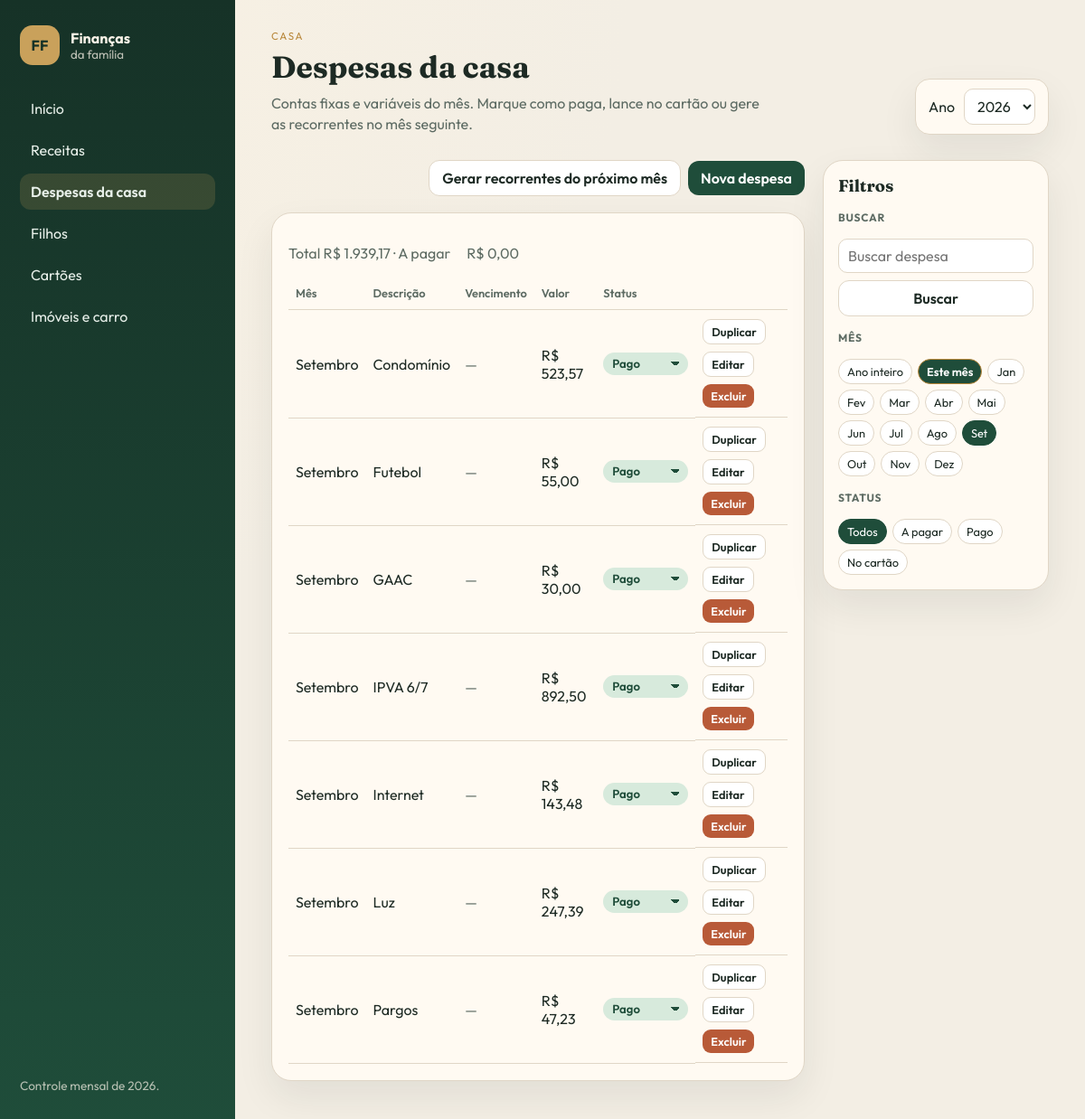
Page /despesas-basicas/?mes=9&ano=2026 on the committed database.
### despesas_basicas/models.py (models this page shows, shortened)
class DespesaBasica(models.Model):
    ano = models.PositiveIntegerField(default=ANO_PADRAO)
    mes = models.PositiveSmallIntegerField(choices=MESES)
    descricao = models.CharField(max_length=120)
    valor = models.DecimalField(max_digits=12, decimal_places=2)
    status = models.CharField(
        max_length=20,
        choices=STATUS_CHOICES,
        default=STATUS_ABERTO,
    )
    dia_vencimento = models.PositiveSmallIntegerField(
        null=True,
        blank=True,
        verbose_name='Dia de vencimento',
        help_text='Dia do mês em que vence (1 a 31).',
    )
    recorrente = models.BooleanField(
        default=False,
        verbose_name='Lançamento recorrente',
        help_text='Permite gerar automaticamente no mês seguinte.',
    )
    item_fatura = models.ForeignKey(
        'cartoes.ItemFatura',
        null=True,
        blank=True,
        on_delete=models.SET_NULL,
        related_name='despesas_basicas',
    )
    class Meta:
        ordering = ['ano', 'mes', 'descricao']
        verbose_name = 'Despesa básica'
        verbose_name_plural = 'Despesas básicas'
    @property
    def data_vencimento(self):
        return data_do_dia(self.ano, self.mes, self.dia_vencimento)

### despesas_basicas/views.py (the view)
# urls.py: path('', views.DespesaBasicaListView.as_view(), name='lista'),
class DespesaBasicaListView(MesPadraoMixin, ListView):
    model = DespesaBasica
    template_name = 'despesas_basicas/lista.html'
    context_object_name = 'despesas'
    def get_queryset(self):
        qs = DespesaBasica.objects.filter(ano=ano_request(self.request)).select_related(
            'item_fatura__fatura__cartao'
        )
        return aplicar_busca_status(qs, self.request, ('descricao',))
    def get_context_data(self, **kwargs):
        context = super().get_context_data(**kwargs)
        qs = context['despesas']
        context['ano'] = ano_request(self.request)
        context['total'] = qs.aggregate(s=Sum('valor'))['s'] or 0
        context['a_pagar'] = qs.filter(status=STATUS_ABERTO).aggregate(s=Sum('valor'))['s'] or 0
        return context

### inicio/context_processors.py (called while the page is built)
def _anos_disponiveis(ano_selecionado):
    try:
        anos = list(Ano.objects.filter(ativo=True).values_list('numero', flat=True))
    except (OperationalError, ProgrammingError):
        anos = []
    if not anos:
        anos = list(range(ANO_PADRAO - 1, ANO_PADRAO + 3))
    if ano_selecionado not in anos:
        anos = sorted(anos + [ano_selecionado])
    return anos

def financeiro(request):
    try:
        ano = int(request.GET.get('ano', ANO_PADRAO))
    except (TypeError, ValueError):
        ano = ANO_PADRAO
    try:
        cartoes = list(Cartao.objects.values('id', 'nome'))
    except (OperationalError, ProgrammingError):
        cartoes = []
    hoje = date.today()
    return {
        'ano_selecionado': ano,
        'meses_nav': MESES,
        'anos_disponiveis': _anos_disponiveis(ano),
        'status_choices': STATUS_CHOICES,
        'status_pagamento': STATUS_PAGAMENTO,
        'status_receita': STATUS_RECEITA_CHOICES,
        'cartoes_json': cartoes,
        'hoje': hoje,
        'mes_atual': hoje.month,
        'ano_atual': hoje.year,
    }

### inicio/filtros.py (called while the page is built)
def ano_request(request):
    origem = request.GET if request.method == 'GET' else request.GET or request.POST
    try:
        return int(origem.get('ano', ANO_PADRAO))
    except (TypeError, ValueError):
        return ANO_PADRAO

def mes_request(request):
    valor = request.GET.get('mes') or request.POST.get('mes')
    if not valor or valor == MES_TODOS:
        return None
    try:
        mes = int(valor)
    except (TypeError, ValueError):
        return None
    return mes if 1 <= mes <= 12 else None

def redirect_mes_padrao(request):
    if request.method != 'GET' or 'mes' in request.GET:
        return None
    params = request.GET.copy()
    params['mes'] = str(date.today().month)
    if 'ano' not in params:
        params['ano'] = str(ano_request(request))
    return redirect(f'{request.path}?{params.urlencode()}')

def aplicar_busca_status(qs, request, search_fields):
    mes = mes_request(request)
    if mes:
        qs = qs.filter(mes=mes)
    status = request.GET.get('status')
    if status:
        qs = qs.filter(status=status)
    termo = (request.GET.get('q') or '').strip()
    if termo and search_fields:
        condicao = Q()
        for campo in search_fields:
            condicao |= Q(**{f'{campo}__icontains': termo})
        qs = qs.filter(condicao)
    return qs

### inicio/vencimento.py (called while the page is built, shortened)
def data_do_dia(ano, mes, dia):
    if not ano or not mes or not dia:
        return None

### templates/despesas_basicas/lista.html (shortened to what this page needs)
{% extends "base.html" %}
{% load financeiro %}
{% block kicker %}Casa{% endblock %}
{% block heading %}Despesas da casa{% endblock %}
{% block intro %}
    <p class="intro-pagina">Contas fixas e variáveis do mês. Marque como paga, lance no cartão ou gere as recorrentes no mês seguinte.</p>
{% endblock %}
{% block classe_corpo %}com-filtros{% endblock %}
{% block filtros %}
{% include "includes/barra_filtros.html" with busca_placeholder="Buscar despesa" status_opcoes=status_choices %}
{% endblock %}
{% block content %}
{% url 'despesas_basicas:nova' as nova_url %}
{% url 'despesas_basicas:gerar' as gerar_url %}
{% include "includes/acoes_lista.html" with nova_url=nova_url nova_label="Nova despesa" gerar_url=gerar_url %}
<div class="card">
    <p class="totais">Total {{ total|brl }} · A pagar <span data-a-pagar data-a-pagar-valor="{{ a_pagar }}">{{ a_pagar|brl }}</span></p>
    <div class="tabela-wrap">
        <table>
            <thead>
                <tr>
                    <th>Mês</th>
                    <th>Descrição</th>
                    <th>Vencimento</th>
                    <th>Valor</th>
                    <th>Status</th>
                    <th></th>
                </tr>
            </thead>
            <tbody>
                {% for despesa in despesas %}
                    <tr>
                        <td>{{ despesa.get_mes_display }}</td>
                        <td>
                            {{ despesa.descricao }}
                        </td>
                        <td>{% include "includes/badge_vencimento.html" with objeto=despesa %}</td>
                        <td>{{ despesa.valor|brl }}</td>
                        <td>
                            {% url 'despesas_basicas:status' despesa.pk as status_url %}
                            {% include "includes/seletor_status.html" with objeto=despesa url=status_url permite_cartao=True opcoes=status_choices valor=despesa.valor %}
                        </td>
                        <td class="acoes">
                            <button type="button" class="botao-secundario botao-pequeno" data-duplicar="{% url 'despesas_basicas:duplicar' despesa.pk %}">Duplicar</button>
                            <a class="botao-secundario botao-pequeno" href="{% url 'despesas_basicas:editar' despesa.pk %}?{{ request.GET.urlencode }}">Editar</a>
                            <a class="botao-perigo botao-pequeno" href="{% url 'despesas_basicas:excluir' despesa.pk %}?{{ request.GET.urlencode }}">Excluir</a>
                        </td>
                    </tr>
                {% empty %}
                    <tr>
                        <td colspan="6">
                            {% include "includes/empty_state.html" with mensagem="Nenhuma despesa da casa neste recorte." url=nova_url rotulo="Cadastrar despesa" %}
                        </td>
                    </tr>
                {% endfor %}
            </tbody>
        </table>
    </div>
</div>
{% endblock %}

### templates/base.html (shortened to what this page needs)
<!DOCTYPE html>
<html lang="pt-br">
<head>
    {% load static %}
    <link rel="stylesheet" href="{% static 'css/app.css' %}">
</head>
<body>
    <div class="layout">
        <aside class="sidebar">
            <div class="brand">
                <span class="brand-mark">FF</span>
                <div>
                    <strong>Finanças</strong>
                    <small>da família</small>
                </div>
            </div>
            <nav class="menu">
                <a href="{% url 'inicio:dashboard' %}?ano={{ ano_selecionado }}" class="{% if request.resolver_match.url_name == 'dashboard' or request.resolver_match.url_name == 'contas_a_pagar' %}ativo{% endif %}">Início</a>
                <a href="{% url 'inicio:receitas' %}?ano={{ ano_selecionado }}" class="{% if 'receita' in request.resolver_match.url_name %}ativo{% endif %}">Receitas</a>
                <a href="{% url 'despesas_basicas:lista' %}?ano={{ ano_selecionado }}" class="{% if request.resolver_match.app_name == 'despesas_basicas' %}ativo{% endif %}">Despesas da casa</a>
                <a href="{% url 'filhos:lista' %}?ano={{ ano_selecionado }}" class="{% if request.resolver_match.app_name == 'filhos' %}ativo{% endif %}">Filhos</a>
                <a href="{% url 'cartoes:lista' %}?ano={{ ano_selecionado }}" class="{% if request.resolver_match.app_name == 'cartoes' %}ativo{% endif %}">Cartões</a>
                <a href="{% url 'imoveis_transporte:lista' %}?ano={{ ano_selecionado }}" class="{% if request.resolver_match.app_name == 'imoveis_transporte' %}ativo{% endif %}">Imóveis e carro</a>
            </nav>
            <p class="sidebar-nota">Controle mensal de {{ ano_selecionado }}.</p>
        </aside>
        <main class="conteudo">
            <header class="topo">
                <div>
                    <p class="kicker">{% block kicker %}Família{% endblock %}</p>
                    <h1>{% block heading %}{% endblock %}</h1>
                    {% block intro %}{% endblock %}
                </div>
                <form class="filtro-ano" method="get">
                    <label for="ano">Ano</label>
                    <select id="ano" name="ano" onchange="this.form.submit()">
                        {% for ano in anos_disponiveis %}
                            <option value="{{ ano }}" {% if ano == ano_selecionado %}selected{% endif %}>{{ ano }}</option>
                        {% endfor %}
                    </select>
                </form>
            </header>
            <div class="conteudo-corpo {% block classe_corpo %}{% endblock %}">
                {% block filtros %}{% endblock %}
                <div class="conteudo-principal">
                    {% block content %}{% endblock %}
                </div>
            </div>
        </main>
    </div>
</body>
</html>

### templates/includes/barra_filtros.html (shortened to what this page needs)
{% load financeiro %}
<aside class="sidebar-filtros card">
    <h2>Filtros</h2>
    {% if not esconder_busca %}
        <form class="busca" method="get">
            <label class="rotulo-filtro" for="busca-q">Buscar</label>
            <input id="busca-q" type="search" name="q" value="{{ request.GET.q }}" placeholder="{{ busca_placeholder|default:'Buscar' }}">
            <button class="botao-secundario" type="submit">Buscar</button>
        </form>
    {% endif %}
    <div class="grupo-filtro">
        <p class="rotulo-filtro">Mês</p>
        <div class="chips chips-mes">
            <a href="?{% qs request mes='todos' %}" class="{% if request.GET.mes == 'todos' %}ativo{% endif %}">Ano inteiro</a>
            <a href="?{% qs request mes=mes_atual %}" class="chip-este-mes {% if request.GET.mes == mes_atual|stringformat:'s' %}ativo{% endif %}">Este mês</a>
            {% for numero, nome in meses_nav %}
                <a href="?{% qs request mes=numero %}" class="{% if request.GET.mes == numero|stringformat:'s' %}ativo{% endif %}">{{ nome|slice:':3' }}</a>
            {% endfor %}
        </div>
    </div>
    {% if status_opcoes %}
        <div class="grupo-filtro">
            <p class="rotulo-filtro">Status</p>
            <div class="chips chips-status">
                <a href="?{% qs request status='' %}" class="{% if not request.GET.status %}ativo{% endif %}">Todos</a>
                {% for codigo, rotulo in status_opcoes %}
                    <a href="?{% qs request status=codigo %}" class="{% if request.GET.status == codigo %}ativo{% endif %}">{{ rotulo }}</a>
                {% endfor %}
            </div>
        </div>
    {% endif %}
</aside>

### templates/includes/acoes_lista.html (shortened to what this page needs)
<div class="acoes-pagina">
    <div class="acoes">
        {% if gerar_url and request.GET.mes and request.GET.mes != 'todos' %}
            <form method="post" action="{{ gerar_url }}?{{ request.GET.urlencode }}">
                <button class="botao-secundario" type="submit">Gerar recorrentes do próximo mês</button>
            </form>
        {% endif %}
        {% if nova_url %}
            <a class="botao" href="{{ nova_url }}{% if request.GET %}?{{ request.GET.urlencode }}{% endif %}">{{ nova_label }}</a>
        {% endif %}
    </div>
</div>

### templates/includes/badge_vencimento.html
{% load financeiro %}
{% if objeto.data_vencimento %}
    <span class="vencimento {% if objeto.situacao_vencimento %}vencimento-{{ objeto.situacao_vencimento }}{% endif %}">
        {{ objeto.data_vencimento|data_br }}
        {% if objeto.situacao_vencimento == 'atrasada' %}<small>Atrasada</small>{% endif %}
        {% if objeto.situacao_vencimento == 'vence_hoje' %}<small>Vence hoje</small>{% endif %}
    </span>
{% else %}
    <span class="muted">—</span>
{% endif %}

### templates/includes/seletor_status.html
{% load financeiro %}
<select
    class="seletor-status {{ objeto.status|status_classe }}"
    data-url="{{ url }}"
    data-status-atual="{{ objeto.status }}"
    data-permite-cartao="{% if permite_cartao %}1{% else %}0{% endif %}"
    data-valor="{{ valor }}"
    data-aberto="{% if objeto.status == 'aberto' or objeto.status == 'previsto' %}1{% else %}0{% endif %}"
    aria-label="Status"
>
    {% for codigo, rotulo in opcoes %}
        <option value="{{ codigo }}" {% if objeto.status == codigo %}selected{% endif %}>{{ rotulo }}</option>
    {% endfor %}
</select>

### rows in the picture
DespesaBasica: mes "Setembro", descricao "Condomínio", valor|brl "R$ 523,57", status+valor "Pago"
DespesaBasica: mes "Setembro", descricao "Futebol", valor|brl "R$ 55,00", status+valor "Pago"
DespesaBasica: mes "Setembro", descricao "GAAC", valor|brl "R$ 30,00", status+valor "Pago"
DespesaBasica: mes "Setembro", descricao "IPVA 6/7", valor|brl "R$ 892,50", status+valor "Pago"
DespesaBasica: mes "Setembro", descricao "Internet", valor|brl "R$ 143,48", status+valor "Pago"
DespesaBasica: mes "Setembro", descricao "Luz", valor|brl "R$ 247,39", status+valor "Pago"
DespesaBasica: mes "Setembro", descricao "Pargos", valor|brl "R$ 47,23", status+valor "Pago"

### other values in the picture
{{ ano_selecionado }} "2026"
{{ nome|slice:':3' }} "Jan" "Fev" "Mar" "Abr" "Mai" "Jun" "Jul" "Ago" "Set" "Out" "Nov" "Dez"
{{ rotulo }} "A pagar" "Pago" "No cartão"
{{ nova_label }} "Nova despesa"
{{ total|brl }} "R$ 1.939,17"
{{ a_pagar|brl }} "R$ 0,00"
form field ano "2026"
